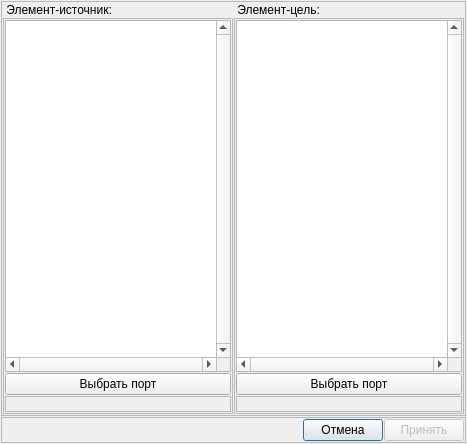
<?xml version="1.0" encoding="UTF-8"?>
<ui version="4.0">
 <class>Create_Link_Dialog</class>
 <widget class="QDialog" name="Create_Link_Dialog">
  <property name="geometry">
   <rect>
    <x>0</x>
    <y>0</y>
    <width>467</width>
    <height>444</height>
   </rect>
  </property>
  <property name="windowTitle">
   <string>Создание линка</string>
  </property>
  <property name="windowIcon">
   <iconset resource="../../Z-Hub/resources.qrc">
    <normaloff>:/icons/z-icon.ico</normaloff>:/icons/z-icon.ico</iconset>
  </property>
  <layout class="QVBoxLayout" name="verticalLayout">
   <property name="spacing">
    <number>1</number>
   </property>
   <property name="leftMargin">
    <number>1</number>
   </property>
   <property name="topMargin">
    <number>1</number>
   </property>
   <property name="rightMargin">
    <number>1</number>
   </property>
   <property name="bottomMargin">
    <number>1</number>
   </property>
   <item>
    <widget class="QFrame" name="frame_Elements">
     <property name="frameShape">
      <enum>QFrame::StyledPanel</enum>
     </property>
     <property name="frameShadow">
      <enum>QFrame::Raised</enum>
     </property>
     <layout class="QGridLayout" name="gridLayout">
      <property name="leftMargin">
       <number>1</number>
      </property>
      <property name="topMargin">
       <number>1</number>
      </property>
      <property name="rightMargin">
       <number>1</number>
      </property>
      <property name="bottomMargin">
       <number>1</number>
      </property>
      <property name="spacing">
       <number>1</number>
      </property>
      <item row="0" column="0">
       <widget class="QLabel" name="label_Src">
        <property name="text">
         <string> Элемент-источник:</string>
        </property>
       </widget>
      </item>
      <item row="1" column="1">
       <widget class="QFrame" name="frame_Dst">
        <property name="frameShape">
         <enum>QFrame::StyledPanel</enum>
        </property>
        <property name="frameShadow">
         <enum>QFrame::Raised</enum>
        </property>
        <layout class="QVBoxLayout" name="verticalLayout_2" stretch="0,0,0">
         <property name="spacing">
          <number>1</number>
         </property>
         <property name="leftMargin">
          <number>1</number>
         </property>
         <property name="topMargin">
          <number>1</number>
         </property>
         <property name="rightMargin">
          <number>1</number>
         </property>
         <property name="bottomMargin">
          <number>1</number>
         </property>
         <item>
          <widget class="QListWidget" name="listWidget_Dst">
           <property name="minimumSize">
            <size>
             <width>0</width>
             <height>240</height>
            </size>
           </property>
           <property name="verticalScrollBarPolicy">
            <enum>Qt::ScrollBarAlwaysOn</enum>
           </property>
           <property name="horizontalScrollBarPolicy">
            <enum>Qt::ScrollBarAlwaysOn</enum>
           </property>
           <property name="editTriggers">
            <set>QAbstractItemView::NoEditTriggers</set>
           </property>
          </widget>
         </item>
         <item>
          <widget class="QPushButton" name="pushButton_Dst_Port">
           <property name="text">
            <string>Выбрать порт</string>
           </property>
          </widget>
         </item>
         <item>
          <widget class="QLabel" name="label_Dst_Port">
           <property name="frameShape">
            <enum>QFrame::StyledPanel</enum>
           </property>
           <property name="text">
            <string/>
           </property>
          </widget>
         </item>
        </layout>
       </widget>
      </item>
      <item row="1" column="0">
       <widget class="QFrame" name="frame_Src">
        <property name="frameShape">
         <enum>QFrame::StyledPanel</enum>
        </property>
        <property name="frameShadow">
         <enum>QFrame::Raised</enum>
        </property>
        <layout class="QVBoxLayout" name="verticalLayout_3">
         <property name="spacing">
          <number>1</number>
         </property>
         <property name="leftMargin">
          <number>1</number>
         </property>
         <property name="topMargin">
          <number>1</number>
         </property>
         <property name="rightMargin">
          <number>1</number>
         </property>
         <property name="bottomMargin">
          <number>1</number>
         </property>
         <item>
          <widget class="QListWidget" name="listWidget_Src">
           <property name="minimumSize">
            <size>
             <width>0</width>
             <height>240</height>
            </size>
           </property>
           <property name="verticalScrollBarPolicy">
            <enum>Qt::ScrollBarAlwaysOn</enum>
           </property>
           <property name="horizontalScrollBarPolicy">
            <enum>Qt::ScrollBarAlwaysOn</enum>
           </property>
           <property name="editTriggers">
            <set>QAbstractItemView::NoEditTriggers</set>
           </property>
           <property name="currentRow">
            <number>-1</number>
           </property>
          </widget>
         </item>
         <item>
          <widget class="QPushButton" name="pushButton_Src_Port">
           <property name="text">
            <string>Выбрать порт</string>
           </property>
          </widget>
         </item>
         <item>
          <widget class="QLabel" name="label_Src_Port">
           <property name="frameShape">
            <enum>QFrame::StyledPanel</enum>
           </property>
           <property name="text">
            <string/>
           </property>
          </widget>
         </item>
        </layout>
       </widget>
      </item>
      <item row="0" column="1">
       <widget class="QLabel" name="label_Dst">
        <property name="text">
         <string> Элемент-цель:</string>
        </property>
       </widget>
      </item>
     </layout>
    </widget>
   </item>
   <item>
    <widget class="QFrame" name="frame_Buttons">
     <property name="frameShape">
      <enum>QFrame::StyledPanel</enum>
     </property>
     <property name="frameShadow">
      <enum>QFrame::Raised</enum>
     </property>
     <layout class="QHBoxLayout" name="horizontalLayout">
      <property name="spacing">
       <number>1</number>
      </property>
      <property name="leftMargin">
       <number>1</number>
      </property>
      <property name="topMargin">
       <number>1</number>
      </property>
      <property name="rightMargin">
       <number>1</number>
      </property>
      <property name="bottomMargin">
       <number>1</number>
      </property>
      <item>
       <spacer name="horizontalSpacer">
        <property name="orientation">
         <enum>Qt::Horizontal</enum>
        </property>
        <property name="sizeHint" stdset="0">
         <size>
          <width>40</width>
          <height>20</height>
         </size>
        </property>
       </spacer>
      </item>
      <item>
       <widget class="QPushButton" name="pushButton_Cancel">
        <property name="text">
         <string>Отмена</string>
        </property>
        <property name="default">
         <bool>true</bool>
        </property>
       </widget>
      </item>
      <item>
       <widget class="QPushButton" name="pushButton_Ok">
        <property name="enabled">
         <bool>false</bool>
        </property>
        <property name="text">
         <string>Принять</string>
        </property>
       </widget>
      </item>
     </layout>
    </widget>
   </item>
  </layout>
 </widget>
 <tabstops>
  <tabstop>listWidget_Src</tabstop>
  <tabstop>listWidget_Dst</tabstop>
  <tabstop>pushButton_Src_Port</tabstop>
  <tabstop>pushButton_Dst_Port</tabstop>
  <tabstop>pushButton_Cancel</tabstop>
  <tabstop>pushButton_Ok</tabstop>
 </tabstops>
 <resources>
  <include location="../../Z-Hub/resources.qrc"/>
 </resources>
 <connections>
  <connection>
   <sender>pushButton_Cancel</sender>
   <signal>clicked()</signal>
   <receiver>Create_Link_Dialog</receiver>
   <slot>reject()</slot>
   <hints>
    <hint type="sourcelabel">
     <x>342</x>
     <y>427</y>
    </hint>
    <hint type="destinationlabel">
     <x>233</x>
     <y>221</y>
    </hint>
   </hints>
  </connection>
 </connections>
</ui>
